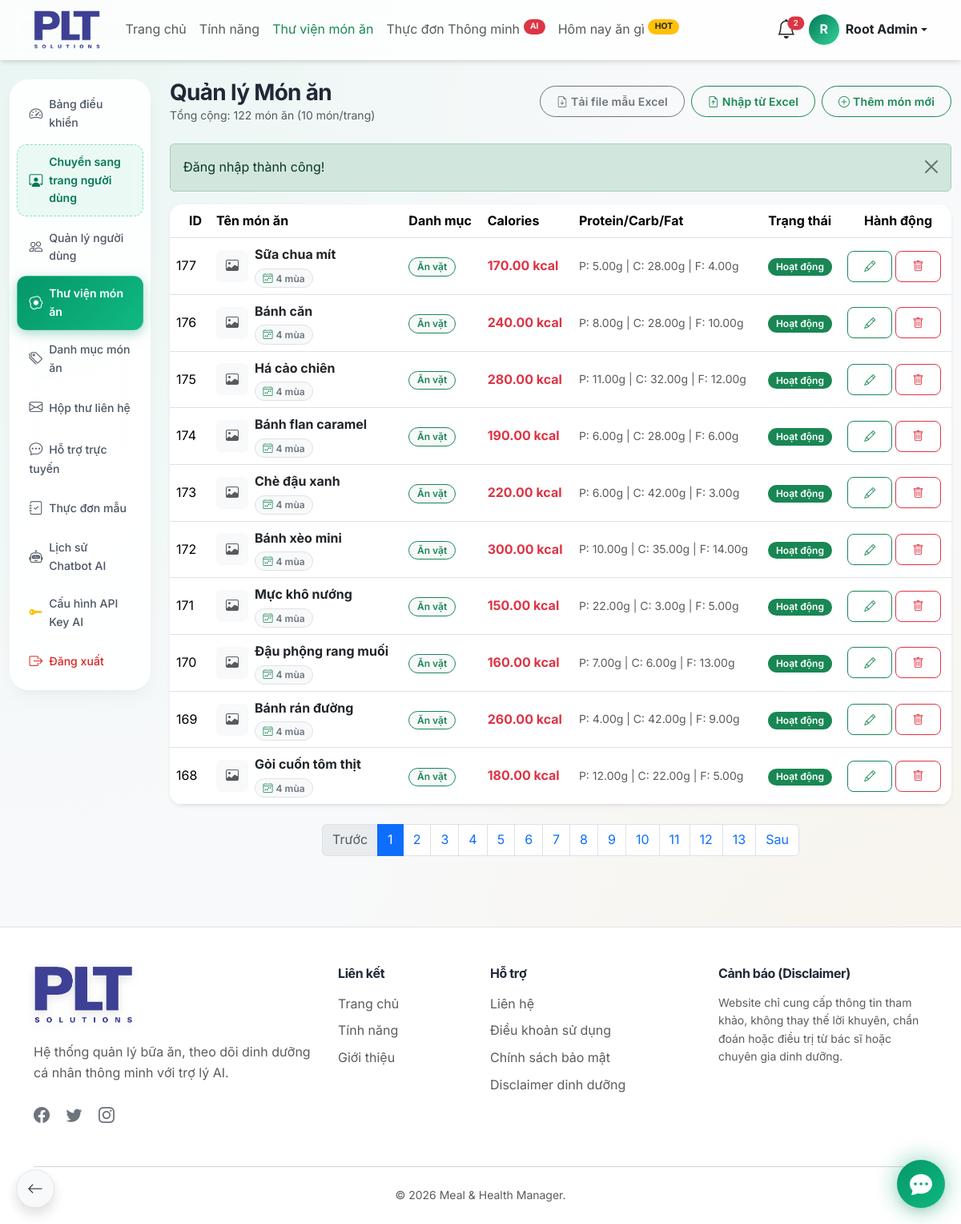
The app's page /admin/foods.php (signed in) with its own data.
### tables this page shows
CREATE TABLE IF NOT EXISTS `foods` (
  `id` bigint UNSIGNED NOT NULL AUTO_INCREMENT,
  `category_id` bigint UNSIGNED DEFAULT NULL,
  `name` varchar(180) NOT NULL,
  `slug` varchar(200) NOT NULL,
  `image` varchar(255) DEFAULT NULL,
  `description` text,
  `ingredients` text,
  `instructions` text,
  `serving_size` decimal(8,2) NOT NULL DEFAULT '100.00',
  `serving_unit` varchar(50) NOT NULL DEFAULT 'g',
  `calories` decimal(8,2) NOT NULL DEFAULT '0.00',
  `protein` decimal(8,2) NOT NULL DEFAULT '0.00',
  `carbs` decimal(8,2) NOT NULL DEFAULT '0.00',
  `fat` decimal(8,2) NOT NULL DEFAULT '0.00',
  `fiber` decimal(8,2) NOT NULL DEFAULT '0.00',
  `sugar` decimal(8,2) NOT NULL DEFAULT '0.00',
  `sodium` decimal(10,2) NOT NULL DEFAULT '0.00',
  `diet_type` varchar(255) DEFAULT 'normal',
  `season` varchar(50) DEFAULT NULL COMMENT 'Mùa phù hợp: xuan,he,thu,dong (phân tách bằng dấu phẩy)',
  `goals` varchar(255) DEFAULT NULL,
  `estimated_price` int DEFAULT '35000',
  `is_premium` tinyint(1) NOT NULL DEFAULT '0',
  `status` enum('active','inactive') NOT NULL DEFAULT 'active',
  `created_by` bigint UNSIGNED DEFAULT NULL,
  `created_at` timestamp NOT NULL DEFAULT CURRENT_TIMESTAMP,
  `updated_at` timestamp NOT NULL DEFAULT CURRENT_TIMESTAMP ON UPDATE CURRENT_TIMESTAMP,
  PRIMARY KEY (`id`),
  UNIQUE KEY `slug` (`slug`),
  KEY `fk_foods_created_by` (`created_by`),
  KEY `idx_foods_name` (`name`),
  KEY `idx_foods_category` (`category_id`),
  KEY `idx_foods_status` (`status`),
  KEY `idx_foods_premium` (`is_premium`),
  KEY `idx_foods_season` (`season`)
);

CREATE TABLE IF NOT EXISTS `food_categories` (
  `id` bigint UNSIGNED NOT NULL AUTO_INCREMENT,
  `name` varchar(120) NOT NULL,
  `slug` varchar(140) NOT NULL,
  `description` text,
  `status` enum('active','inactive') NOT NULL DEFAULT 'active',
  `created_at` timestamp NOT NULL DEFAULT CURRENT_TIMESTAMP,
  `updated_at` timestamp NOT NULL DEFAULT CURRENT_TIMESTAMP ON UPDATE CURRENT_TIMESTAMP,
  PRIMARY KEY (`id`),
  UNIQUE KEY `slug` (`slug`),
  KEY `idx_food_categories_status` (`status`)
);

### admin/foods.php (the view, shortened to what this page needs)
<?php
$database = new Database();
$conn = $database->getConnection();
require_once __DIR__ . '/../includes/functions.php';
$page = isset($_GET['page']) ? (int)$_GET['page'] : 1;
$limit = 10;
$offset = ($page - 1) * $limit;
$total_foods = $conn->query("SELECT COUNT(id) FROM foods")->fetchColumn();
$total_pages = ceil($total_foods / $limit);
$stmt = $conn->prepare("
    SELECT f.*, c.name as category_name
    FROM foods f
    LEFT JOIN food_categories c ON f.category_id = c.id
    ORDER BY f.id DESC LIMIT :limit OFFSET :offset
");
$stmt->bindValue(':limit', (int)$limit, PDO::PARAM_INT);
$stmt->bindValue(':offset', (int)$offset, PDO::PARAM_INT);
$stmt->execute();
$foods = $stmt->fetchAll(PDO::FETCH_ASSOC);
require_once __DIR__ . '/../includes/header.php';
?>
<div class="container-fluid py-4">
    <div class="row">
        <div class="col-md-2">
            <?php require __DIR__ . '/includes/sidebar.php'; ?>
        </div>
        <div class="col-md-10">
            <div class="d-flex flex-wrap justify-content-between align-items-center mb-4 gap-2">
                <div>
                    <h3 class="fw-bold mb-0">Quản lý Món ăn</h3>
                    <p class="text-muted small mb-0">Tổng cộng: <?php echo $total_foods; ?> món ăn (10 món/trang)</p>
                </div>
                <div class="d-flex flex-wrap gap-2">
                    <a href="<?php echo BASE_URL; ?>/admin/foods.php?action=sample_excel" class="btn btn-sm btn-outline-secondary rounded-pill">
                        <i class="bi bi-file-earmark-arrow-down me-1"></i>Tải file mẫu Excel
                    </a>
                    <button type="button" class="btn btn-sm btn-outline-success rounded-pill" data-bs-toggle="modal" data-bs-target="#importFoodsModal">
                        <i class="bi bi-file-earmark-arrow-up me-1"></i>Nhập từ Excel
                    </button>
                    <button type="button" class="btn btn-sm btn-outline-success rounded-pill" onclick="openFoodModal(null)">
                        <i class="bi bi-plus-circle me-1"></i>Thêm món mới
                    </button>
                </div>
            </div>
            <div class="card glass-card border-0 rounded-4 shadow-sm overflow-hidden mb-4">
                <div class="card-body p-0">
                    <div class="table-responsive">
                        <table class="table table-hover align-middle mb-0 text-nowrap">
                            <thead style="background: rgba(243, 244, 246, 0.7);">
                                <tr>
                                    <th class="ps-4">ID</th>
                                    <th>Tên món ăn</th>
                                    <th>Danh mục</th>
                                    <th>Calories</th>
                                    <th>Protein/Carb/Fat</th>
                                    <th>Trạng thái</th>
                                    <th class="text-end pe-4">Hành động</th>
                                </tr>
                            </thead>
                            <tbody>
                                <?php foreach ($foods as $f): ?>
                                <tr>
                                    <td><?php echo $f['id']; ?></td>
                                    <td>
                                        <div class="d-flex align-items-center">
                                            <?php if (!empty($f['image'])): ?>
                                                <img src="<?php echo food_image_url($f['image']); ?>" alt="Hình ảnh" class="rounded me-2" style="width: 40px; height: 40px; object-fit: cover;">
                                            <?php else: ?>
                                                <div class="bg-light rounded d-flex align-items-center justify-content-center me-2 text-muted" style="width: 40px; height: 40px;">
                                                    <i class="bi bi-image"></i>
                                                </div>
                                            <?php endif; ?>
                                            <div>
                                                <a href="#" data-bs-toggle="modal" data-bs-target="#foodModal<?php echo $f['id']; ?>" class="text-decoration-none fw-bold text-dark d-block">
                                                    <?php echo htmlspecialchars($f['name']); ?>
                                                </a>
                                                <?php
                                                $sList = !empty($f['season']) ? explode(',', $f['season']) : ['xuan','he','thu','dong'];
                                                $isAllYear = (count($sList) >= 4 || in_array('all', $sList) || in_array('bon_mua', $sList));
                                                if ($isAllYear): ?>
                                                    <span class="badge bg-light text-secondary border small mt-1" title="Quanh năm (4 mùa)"><i class="bi bi-calendar4-week text-success me-1"></i>4 mùa</span>
                                                <?php endif; ?>
                                            </div>
                                        </div>
                                    </td>
                                    <td><span class="badge bg-light text-success border border-success"><?php echo htmlspecialchars($f['category_name'] ?? 'Khác'); ?></span></td>
                                    <td class="text-danger fw-bold"><?php echo $f['calories']; ?> kcal</td>
                                    <td class="text-muted small">
                                        P: <?php echo $f['protein']; ?>g | C: <?php echo $f['carbs']; ?>g | F: <?php echo $f['fat']; ?>g
                                    </td>
                                    <td>
                                        <?php if ($f['status'] === 'active'): ?>
                                            <span class="badge bg-success">Hoạt động</span>
                                        <?php else: ?>
                                            <span class="badge bg-secondary">Đã ẩn</span>
                                        <?php endif; ?>
                                    </td>
                                    <td>
                                        <div class="d-flex gap-1">
                                            <button type="button" class="btn btn-sm btn-outline-success" title="Sửa" onclick='openFoodModal(<?php echo htmlspecialchars(json_encode($f, JSON_HEX_TAG | JSON_HEX_APOS | JSON_HEX_QUOT | JSON_HEX_AMP | JSON_UNESCAPED_UNICODE), ENT_QUOTES, "UTF-8"); ?>)'><i class="bi bi-pencil"></i></button>
                                            <form method="POST" onsubmit="return confirm('Xóa món ăn này? Nếu món đã có trong lịch sử hoặc thực đơn, hệ thống sẽ ẩn món để bảo toàn dữ liệu.');" class="d-inline">
                                                <button type="submit" class="btn btn-sm btn-outline-danger" title="Xóa hoặc ẩn món"><i class="bi bi-trash"></i></button>
                                            </form>
                                        </div>
                                    </td>
                                </tr>
                                <?php endforeach; ?>
                            </tbody>
                        </table>
                    </div>
                </div>
            </div>
            <?php if ($total_pages > 1): ?>
                <nav class="mt-4">
                    <ul class="pagination justify-content-center">
                        <li class="page-item <?php echo ($page <= 1) ? 'disabled' : ''; ?>">
                            <a class="page-link" href="?page=<?php echo $page - 1; ?>">Trước</a>
                        </li>
                        <?php for ($i = 1; $i <= $total_pages; $i++): ?>
                            <li class="page-item <?php echo ($page == $i) ? 'active' : ''; ?>">
                                <a class="page-link" href="?page=<?php echo $i; ?>"><?php echo $i; ?></a>
                            </li>
                        <?php endfor; ?>
                        <li class="page-item <?php echo ($page >= $total_pages) ? 'disabled' : ''; ?>">
                            <a class="page-link" href="?page=<?php echo $page + 1; ?>">Sau</a>
                        </li>
                    </ul>
                </nav>
            <?php endif; ?>
        </div>
    </div>
</div>
<?php require_once __DIR__ . '/../includes/footer.php'; ?>

### assets/css/style.css (style rules this page uses)
:root { --primary-color: #059669; --primary-light: #34d399; --primary-dark: #047857; --primary-bg: #ecfdf5; --secondary-color: #f59e0b; --secondary-light: #fbbf24; --secondary-bg: #fffbeb; --text-color: #1f2937; --text-muted: #6b7280; --bg-color: #f3f4f6; --card-bg: #ffffff; --border-color: #e5e7eb; --gradient-primary: linear-gradient(135deg, #059669 0%, #10b981 100%); --gradient-health: linear-gradient(135deg, #047857 0%, #34d399 100%); --gradient-glow: linear-gradient(135deg, rgba(5, 150, 105, 0.4) 0%, rgba(16, 185, 129, 0) 100%); --gradient-dark: linear-gradient(135deg, #1f2937 0%, #111827 100%); --shadow-sm: 0 1px 2px 0 rgba(0, 0, 0, 0.05); --shadow-md: 0 4px 6px -1px rgba(0, 0, 0, 0.1), 0 2px 4px -1px rgba(0, 0, 0, 0.06); --shadow-lg: 0 10px 15px -3px rgba(0, 0, 0, 0.1), 0 4px 6px -2px rgba(0, 0, 0, 0.05); --shadow-glow: 0 0 20px rgba(5, 150, 105, 0.3); --radius-sm: 0.5rem; --radius-md: 1rem; --radius-lg: 1.5rem; --radius-xl: 2rem; --transition-fast: 0.15s cubic-bezier(0.4, 0, 0.2, 1); --transition-base: 0.3s cubic-bezier(0.4, 0, 0.2, 1); --transition-bounce: 0.5s cubic-bezier(0.34, 1.56, 0.64, 1); }
html { scroll-behavior: smooth; -webkit-overflow-scrolling: touch; }
body { font-family: 'Inter', -apple-system, BlinkMacSystemFont, "Segoe UI", Roboto, sans-serif; color: var(--text-color); background-color: var(--bg-color); background-image: radial-gradient(at 0% 0%, rgba(52, 211, 153, 0.08) 0px, transparent 50%), radial-gradient(at 100% 100%, rgba(245, 158, 11, 0.08) 0px, transparent 50%); background-attachment: scroll; line-height: 1.6; -webkit-font-smoothing: antialiased; }
h1, h2, h3, h4, h5, h6 { letter-spacing: -0.025em; font-weight: 700; }
.glass-card { background: rgba(255, 255, 255, 0.9); backdrop-filter: blur(10px); -webkit-backdrop-filter: blur(10px); border: 1px solid rgba(255, 255, 255, 0.8); box-shadow: var(--shadow-lg); border-radius: var(--radius-lg); }
.card { border-radius: var(--radius-md); border: 1px solid rgba(0,0,0,0.03); box-shadow: var(--shadow-md); transition: all var(--transition-bounce); background-color: var(--card-bg); }
.btn { border-radius: var(--radius-sm); font-weight: 600; padding: 0.5rem 1.25rem; transition: all var(--transition-base); letter-spacing: 0.01em; }
.badge { padding: 0.4em 0.8em; border-radius: 20px; font-weight: 600; }
.btn-outline-primary, .btn-outline-success, .btn-outline-secondary, .btn-outline-info, .btn-outline-warning, .btn-outline-danger { transition: all 0.25s cubic-bezier(0.4, 0, 0.2, 1) !important; }

### records on screen
foods: id "177", name "Sữa chua mít", season "xuan,he,thu,dong" (drawn), category.name "Ăn vặt", calories "170.00", protein "5.00", carbs "28.00", fat "4.00", status "Hoạt động"
foods: id "176", name "Bánh căn", season "xuan,he,thu,dong" (drawn), category.name "Ăn vặt", calories "240.00", protein "8.00", carbs "28.00", fat "10.00", status "Hoạt động"
foods: id "175", name "Há cảo chiên", season "xuan,he,thu,dong" (drawn), category.name "Ăn vặt", calories "280.00", protein "11.00", carbs "32.00", fat "12.00", status "Hoạt động"
foods: id "174", name "Bánh flan caramel", season "xuan,he,thu,dong" (drawn), category.name "Ăn vặt", calories "190.00", protein "6.00", carbs "28.00", fat "6.00", status "Hoạt động"
foods: id "173", name "Chè đậu xanh", season "xuan,he,thu,dong" (drawn), category.name "Ăn vặt", calories "220.00", protein "6.00", carbs "42.00", fat "3.00", status "Hoạt động"
foods: id "172", name "Bánh xèo mini", season "xuan,he,thu,dong" (drawn), category.name "Ăn vặt", calories "300.00", protein "10.00", carbs "35.00", fat "14.00", status "Hoạt động"
foods: id "171", name "Mực khô nướng", season "xuan,he,thu,dong" (drawn), category.name "Ăn vặt", calories "150.00", protein "22.00", carbs "3.00", fat "5.00", status "Hoạt động"
foods: id "170", name "Đậu phộng rang muối", season "xuan,he,thu,dong" (drawn), category.name "Ăn vặt", calories "160.00", protein "7.00", carbs "6.00", fat "13.00", status "Hoạt động"
foods: id "169", name "Bánh rán đường", season "xuan,he,thu,dong" (drawn), category.name "Ăn vặt", calories "260.00", protein "4.00", carbs "42.00", fat "9.00", status "Hoạt động"
foods: id "168", name "Gỏi cuốn tôm thịt", season "xuan,he,thu,dong" (drawn), category.name "Ăn vặt", calories "180.00", protein "12.00", carbs "22.00", fat "5.00", status "Hoạt động"

### other values on screen
$total_bell_count "2"
substr($_SESSION['full_name'] ?? 'U', 0, 1) "R"
$_SESSION['full_name'] "Root Admin"
$total_foods "122"
$message "Đăng nhập thành công!"
APP_NAME "Meal & Health Manager"
